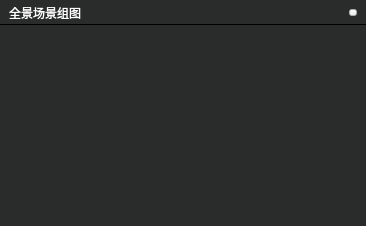
<?xml version="1.0" encoding="UTF-8"?>
<ui version="4.0">
 <class>pictureGroupWgt</class>
 <widget class="QWidget" name="pictureGroupWgt">
  <property name="geometry">
   <rect>
    <x>0</x>
    <y>0</y>
    <width>366</width>
    <height>226</height>
   </rect>
  </property>
  <property name="windowTitle">
   <string>Form</string>
  </property>
  <property name="styleSheet">
   <string notr="true">#label{
font-family:&quot;微软雅黑&quot;;
font-size:12px;
color:#ffffff;
}
</string>
  </property>
  <layout class="QVBoxLayout" name="verticalLayout">
   <property name="spacing">
    <number>0</number>
   </property>
   <property name="leftMargin">
    <number>0</number>
   </property>
   <property name="topMargin">
    <number>0</number>
   </property>
   <property name="rightMargin">
    <number>0</number>
   </property>
   <property name="bottomMargin">
    <number>0</number>
   </property>
   <item>
    <widget class="QWidget" name="titleWidget" native="true">
     <property name="minimumSize">
      <size>
       <width>0</width>
       <height>25</height>
      </size>
     </property>
     <property name="maximumSize">
      <size>
       <width>16777215</width>
       <height>25</height>
      </size>
     </property>
     <property name="styleSheet">
      <string notr="true">#titleWidget{
background:#2A2B2B;
border-bottom:1px solid #000000;
}</string>
     </property>
     <layout class="QHBoxLayout" name="horizontalLayout">
      <property name="spacing">
       <number>0</number>
      </property>
      <property name="leftMargin">
       <number>9</number>
      </property>
      <property name="topMargin">
       <number>0</number>
      </property>
      <property name="rightMargin">
       <number>9</number>
      </property>
      <property name="bottomMargin">
       <number>0</number>
      </property>
      <item>
       <widget class="QLabel" name="label">
        <property name="text">
         <string>全景场景组图</string>
        </property>
       </widget>
      </item>
      <item>
       <widget class="QPushButton" name="closeBtn">
        <property name="minimumSize">
         <size>
          <width>8</width>
          <height>7</height>
         </size>
        </property>
        <property name="maximumSize">
         <size>
          <width>8</width>
          <height>7</height>
         </size>
        </property>
        <property name="styleSheet">
         <string notr="true">#closeBtn{
border-image:url(:/image/image/popupx.png);
}
#closeBtn:pressed{
 margin:1px;
}</string>
        </property>
        <property name="text">
         <string/>
        </property>
       </widget>
      </item>
     </layout>
    </widget>
   </item>
   <item>
    <widget class="QListWidget" name="listWidget">
     <property name="styleSheet">
      <string notr="true">#listWidget{
background:#2A2B2B;
border:none;
}
 #scrollArea{
border:none;
}
QScrollBar:horizontal {
      height:12px;
      background: #1f2020;
      padding-left:14px;
      padding-right: 14px;
      margin: 0px 0px 3px 0px;
}
QScrollBar:vertical{
   width:12px;
   background: #1f2020;
     margin-right:3px;
      margin-bottom:3px;
min-height:40;
}
QScrollBar::handle:vertical{
   background:#4e5050;
    border-radius:4px;
min-height:40;
}
QScrollBar::handle:vertical:hover{
    background:#888888; 
    border-radius:4px;
min-height:40;
}
QScrollBar::add-page:vertical,QScrollBar::sub-page:vertical  
{
    background:#1f2020;
}
QScrollBar::handle:horizontal{
    background:#4e5050;
    border-radius:4px;
    min-width:20;
}
QScrollBar::handle:horizontal:hover
{
    background:#888888; 
    border-radius:4px;
        min-width:20;
}
QScrollBar::add-line:horizontal {
      /*border: none;
      background: #1f2020;*/
border-image:url(:/res/right.png);
}
QScrollBar::add-line:horizontal:hover {
border-image:url(:/res/rightb.png);
}

QScrollBar::add-line:horizontal:pressed {
margin:1px;
}

QScrollBar::sub-line:horizontal {
     /* border: none;
      background: #1f2020;*/
border-image:url(:/res/left.png);
}  
QScrollBar::sub-line:horizontal:hover {
border-image:url(:/res/leftb.png);
}

QScrollBar::sub-line:horizontal:pressed {
margin:1px;
}

QScrollBar::add-page:horizontal,QScrollBar::sub-page:horizontal  
{
    background:#1f2020;
    border-radius:4px;
}

 QListView {
      color:rgba(255,255,255,1);
font-size:11px;
line-height:11px;
font-family:&quot;微软雅黑&quot;;
outline:0px;
  }
  QListView::item:selected {
      border: 1px solid #FFD500;
  }


  QListView::item:hover {
border:1px solid rgb(0, 146, 254);
  }
</string>
     </property>
    </widget>
   </item>
  </layout>
 </widget>
 <resources/>
 <connections/>
</ui>
